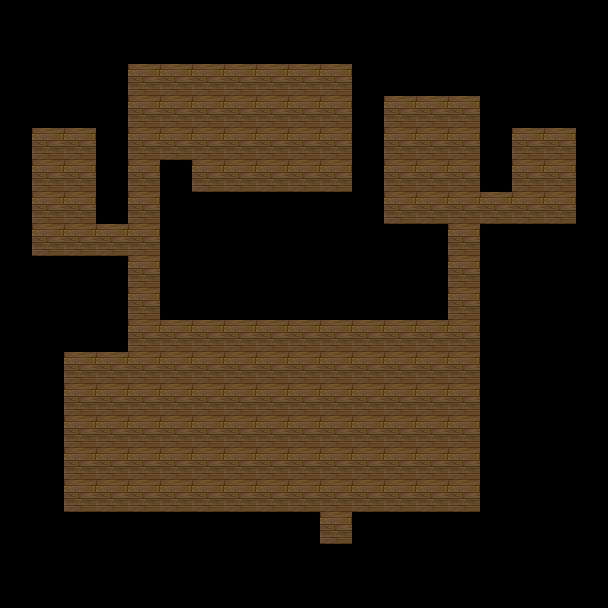

A 2D game scene composited from a Tiled map and its tileset images. What follows is a short description and the map's XML, with every tile layer's data as written:
An orthogonal 19x19 tile map with 32x32 px tiles, 2 tile layers (Ground, Collusion), 2 tilesets.

<map version="1.10" tiledversion="1.11.2" orientation="orthogonal" renderorder="right-down" width="19" height="19" tilewidth="32" tileheight="32" infinite="0" nextlayerid="3" nextobjectid="1">
 <editorsettings>
  <export target="../assets/tilemaps/gynecology.json" format="json" />
 </editorsettings>
 <tileset firstgid="1" source="TileA5_interior.tsx" />
 <tileset firstgid="129" source="tileb_interior.tsx" />
 <layer id="1" name="Ground" width="19" height="19">
  <data encoding="csv">
0,0,0,0,0,0,0,0,0,0,0,0,0,0,0,0,0,0,0,
0,0,0,0,0,0,0,0,0,0,0,0,0,0,0,0,0,0,0,
0,0,0,0,18,18,18,18,18,18,18,0,0,0,0,0,0,0,0,
0,0,0,0,18,18,18,18,18,18,18,0,18,18,18,0,0,0,0,
0,18,18,0,18,18,18,18,18,18,18,0,18,18,18,0,18,18,0,
0,18,18,0,18,0,18,18,18,18,18,0,18,18,18,0,18,18,0,
0,18,18,0,18,0,0,0,0,0,0,0,18,18,18,18,18,18,0,
0,18,18,18,18,0,0,0,0,0,0,0,0,0,18,0,0,0,0,
0,0,0,0,18,0,0,0,0,0,0,0,0,0,18,0,0,0,0,
0,0,0,0,18,0,0,0,0,0,0,0,0,0,18,0,0,0,0,
0,0,0,0,18,18,18,18,18,18,18,18,18,18,18,0,0,0,0,
0,0,18,18,18,18,18,18,18,18,18,18,18,18,18,0,0,0,0,
0,0,18,18,18,18,18,18,18,18,18,18,18,18,18,0,0,0,0,
0,0,18,18,18,18,18,18,18,18,18,18,18,18,18,0,0,0,0,
0,0,18,18,18,18,18,18,18,18,18,18,18,18,18,0,0,0,0,
0,0,18,18,18,18,18,18,18,18,18,18,18,18,18,0,0,0,0,
0,0,0,0,0,0,0,0,0,0,18,0,0,0,0,0,0,0,0,
0,0,0,0,0,0,0,0,0,0,0,0,0,0,0,0,0,0,0,
0,0,0,0,0,0,0,0,0,0,0,0,0,0,0,0,0,0,0
</data>
 </layer>
 <layer id="2" name="Collusion" width="19" height="19">
  <data encoding="csv">
0,0,0,0,0,0,0,0,0,0,0,0,0,0,0,0,0,0,0,
0,0,0,0,1,1,1,1,1,1,1,0,0,0,0,0,0,0,0,
0,0,0,1,0,0,0,0,0,0,0,1,1,1,1,0,0,0,0,
0,1,1,1,0,0,0,0,0,0,0,1,0,0,0,1,1,1,0,
1,0,0,1,0,0,0,0,0,0,0,1,0,0,0,1,0,0,1,
1,0,0,1,0,1,0,0,0,0,0,1,0,0,0,1,0,0,1,
1,0,0,1,0,1,1,1,1,1,1,1,0,0,0,0,0,0,1,
1,0,0,0,0,1,0,0,0,0,0,0,1,1,0,1,1,1,0,
0,1,1,1,0,1,0,0,0,0,0,0,0,1,0,1,0,0,0,
0,0,0,1,0,1,1,1,1,1,1,1,1,1,0,1,0,0,0,
0,0,1,1,0,0,0,0,0,0,0,0,0,0,0,1,0,0,0,
0,1,0,0,0,0,0,0,0,0,0,0,0,0,0,1,0,0,0,
0,1,0,0,0,0,0,0,0,0,0,0,0,0,0,1,0,0,0,
0,1,0,0,0,0,0,0,0,0,0,0,0,0,0,1,0,0,0,
0,1,0,0,0,0,0,0,0,0,0,0,0,0,0,1,0,0,0,
0,1,0,0,0,0,0,0,0,0,0,0,0,0,0,1,0,0,0,
0,0,1,1,1,1,1,1,1,1,0,1,1,1,1,0,0,0,0,
0,0,0,0,0,0,0,0,0,0,1,0,0,0,0,0,0,0,0,
0,0,0,0,0,0,0,0,0,0,0,0,0,0,0,0,0,0,0
</data>
 </layer>
</map>
